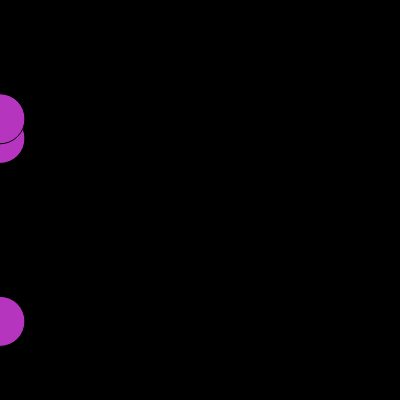
Frame 1 (no input)
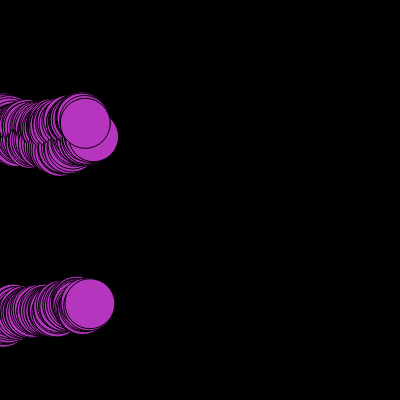
Frame 60 (no input)
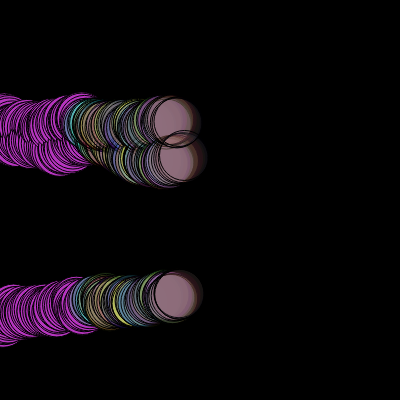
Frame 120 (the mouse pressed at the canvas centre since frame 60)

The p5.js sketch that drew these frames (run headless with seeded random() and noise() and a simulated clock; from frame 60 on, the mouse is pressed at the canvas centre):

// p5.js sketch
// ── sketch.js
let cor;
let circuloX; // horizontal
let circuloY; // vertical

function setup() {
  createCanvas(400, 400);
  background("black");
  cor = color(random(0, 255), random(0, 255), random(0, 255));
  
  circuloX = [0, 0, 0];
  circuloY = [random(height), random(height), random(height)];
}

function draw() {
  
  fill(cor);
  
  for(let contador in circuloX) {
    circle(circuloX[contador], circuloY[contador], 50);    
    circuloX[contador]+= random(0,3);
    circuloY[contador]+= random(-3,3); 
    
    if(circuloX[contador] >= width){
      circuloX[contador] = 0;
      circuloY[contador] = random(height);
    }
  }
  
  if(mouseIsPressed){
    cor = color(random(0, 255), random(0, 255), random(0, 255), random(0, 100));
  }
}


// ── java.html
let cor;
let circuloX; // horizontal
let circuloY; // vertical

function setup() {
  createCanvas(400, 400);
  background("black");
  cor = color(random(0, 255), random(0, 255), random(0, 255));
  
  circuloX = [0, 0, 0];
  circuloY = [random(height), random(height), random(height)];
}

function draw() {
  
  fill(cor);
  
  for(let contador in circuloX) {
    circle(circuloX[contador], circuloY[contador], 50);    
    circuloX[contador]+= random(0,3);
    circuloY[contador]+= random(-3,3); 
    
    if(circuloX[contador] >= width){
      circuloX[contador] = 0;
      circuloY[contador] = random(height);
    }
  }
  
  if(mouseIsPressed){
    cor = color(random(0, 255), random(0, 255), random(0, 255), random(0, 100));
  }
}
